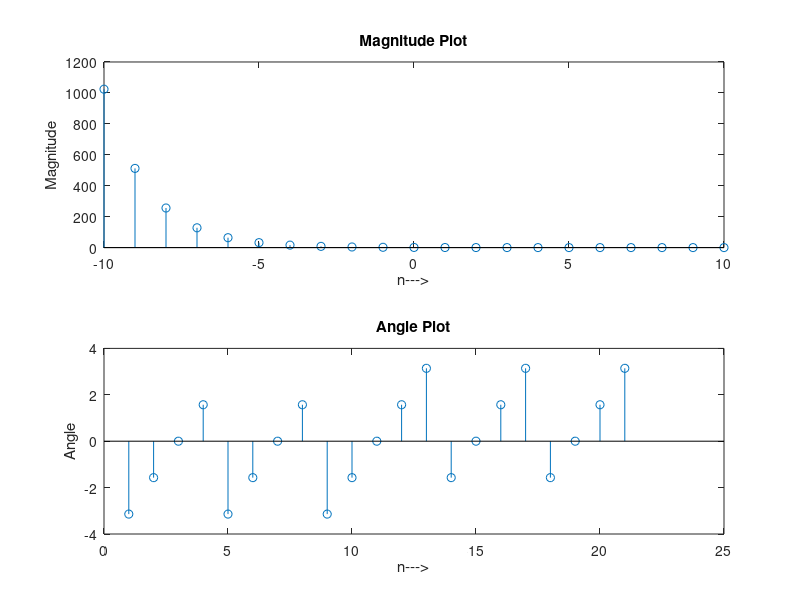

Write the MATLAB code that produced this figure.
close all;
clear all;
clc;
n = -10:10;
x = power(0.5,n).*(exp(1i*pi*n*0.5));
ab = abs(x);
ang = angle(x);
subplot(2,1,1);
stem(n,ab);
title('Magnitude Plot');
xlabel('n--->');
ylabel('Magnitude')
subplot(2,1,2);
stem(ang);
title('Angle Plot');
xlabel('n--->');
ylabel('Angle')
